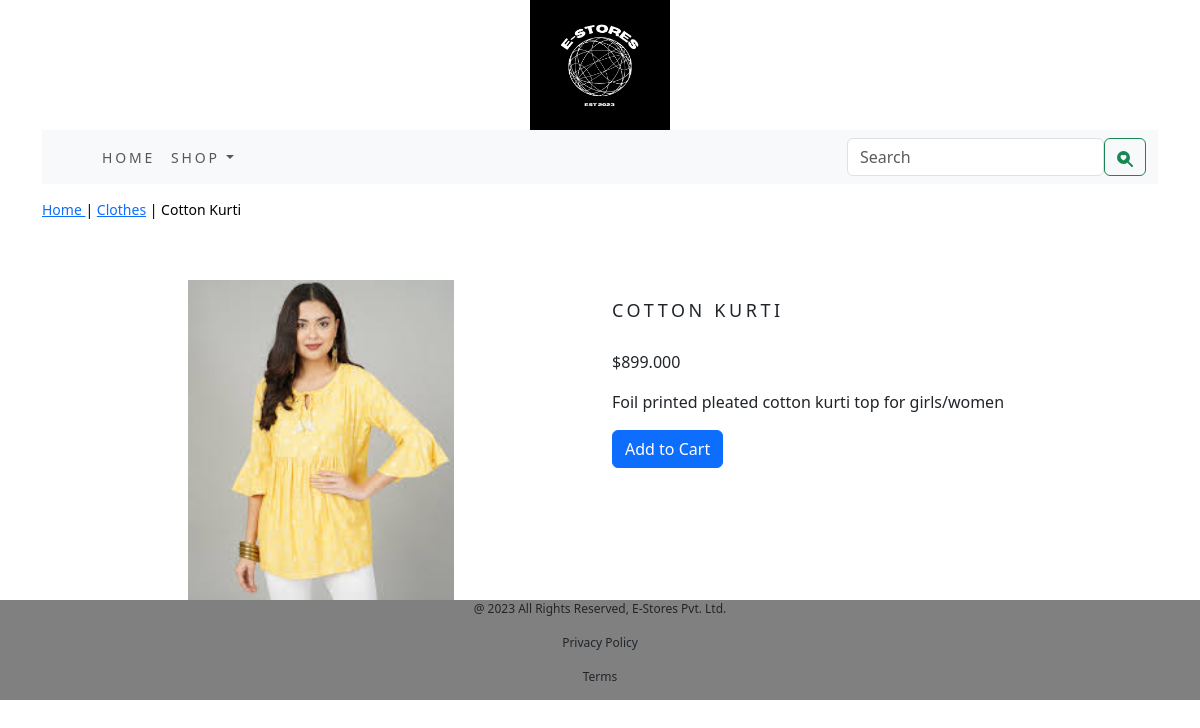
The app's page /Ecomapp/clothes/cotton-kurti/ with its own data.
### Ecomapp/models.py (models this page shows, shortened)
class Products(models.Model):
    name = models.CharField(max_length=250, unique=True)
    slug = models.SlugField(max_length=250, unique=True)
    desc = models.TextField(blank=True)
    price = models.DecimalField(max_digits=10, decimal_places=3)
    category = models.ForeignKey(Category,on_delete=models.CASCADE)
    image = models.ImageField(upload_to='prodimages',blank=True)
    stock = models.IntegerField()
    avail = models.BooleanField(default=True)
    created = models.DateTimeField(auto_now_add=True)
    updated = models.DateTimeField(auto_now_add=True)
    class Meta:
        ordering = ('name',)
        verbose_name = 'product'
        verbose_name_plural = 'products'

class Category(models.Model):
    name = models.CharField(max_length=250,unique=True)
    slug = models.SlugField(max_length=500, unique=True)
    desc = models.TextField(blank=True)
    image = models.ImageField(upload_to='catimages',blank=True)
    class Meta:
        ordering=('name',)
        verbose_name = 'category'
        verbose_name_plural = 'categories'
    def get_url(self):
        return reverse('Ecomapp:productcategory', args=[self.slug])
    def __str__(self):
        return '{}'.format(self.name)

### Ecomapp/views.py (the view)
# urls.py: path('<slug:c_slug>/<slug:p_slug>/', views.productdetails, name='productdetail'),
def productdetails(request,c_slug,p_slug):
    try:
        product = Products.objects.get(category__slug=c_slug,slug=p_slug)
    except Exception as e:
        raise e
    return render(request,'product.html',{'product': product})

### Ecomapp/context_processors.py (called while the page is built)
def menu_links(request):
    links = Category.objects.all()
    return dict(links=links)

### cartapp/context_processors.py (called while the page is built)
def counter(request):
    item_count = 0
    if 'admin' in request.path:
        return {}
    else:
        try:
            cart = Cart.objects.filter(cart_id=_cart_id(request))
            cart_items=Cartitem.objects.all().filter(cart=cart[:1])
            for cart_item in cart_items:
                item_count += cart_item.quantity
        except Cart.DoesNotExist:
            item_count = 0
    return dict(item_count=item_count)

### cartapp/views.py (called while the page is built)
def _cart_id(request):
    cart = request.session.session_key
    if not cart:
        cart = request.session.create()
    return cart

### templates/product.html (shortened to what this page needs)
{% extends 'base.html' %}
{% load static %}
{% block content %}
<div class="row productrowclass">
    <div class="mx_auto">
        <p><a href="{% url 'Ecomapp:productcat' %}"> Home  </a>   |  <a href="{{product.category.get_url}}">   {{product.category}}</a> | {{product.name}}</p>
    </div>
</div>
<div class="container">
<br>
<div class="row">
    <div class="col-12 col-sm-12 col-md-12 col-lg-6 text-center">
        <div style="min-width:12rem">
            <img class="my-image" src="{{product.image.url}}" alt="{{product.name}}">
        </div>
    </div>
        <div class="col-12 col-sm-12 col-md-12 col-lg-6">
            <div>
            <h1 class="myproduct">{{product.name}}</h1>
            <p>${{product.price}}</p>
            <p class="text-justify myproductdesc">{{product.desc}}</p>
            {% if product.stock <= 0 %}
            <p class="text-justify myproduct"><b>Out of Stock</b></p>
            {% else %}
            <a class="btn btn-primary" href="{% url 'cartapp:add_cart' product.id %}">Add to Cart</a>
            {% endif %}
        </div>
    </div>
</div>
</div>
{% endblock %}

### static/css/custom.css (style rules this page uses)
.my-image { height:320px; }
.productrowclass { padding-top:15px; padding-bottom:20px; }
.productrowclass .mx_auto { color:#000; font-size:14px; text-decoration:none; }
.myproduct { font-size:18px; text-transform:uppercase; letter-spacing:.2em; padding-top:20px; padding-bottom:20px; }
.myproductdesc { padding-right:10px; }

### records on screen
Products: category "Clothes", name "Cotton Kurti", image (picture), name "COTTON KURTI", price "899.000", desc "Foil printed pleated cotton kurti top for girls/women"
